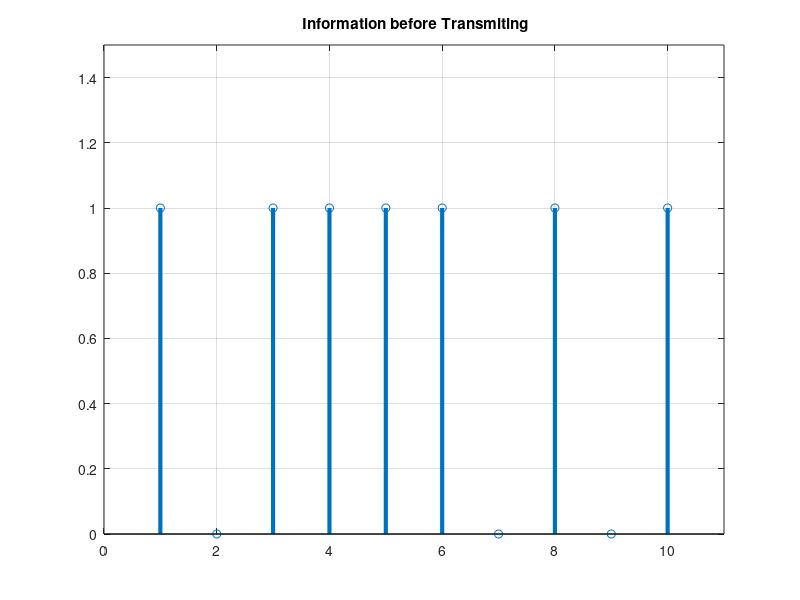
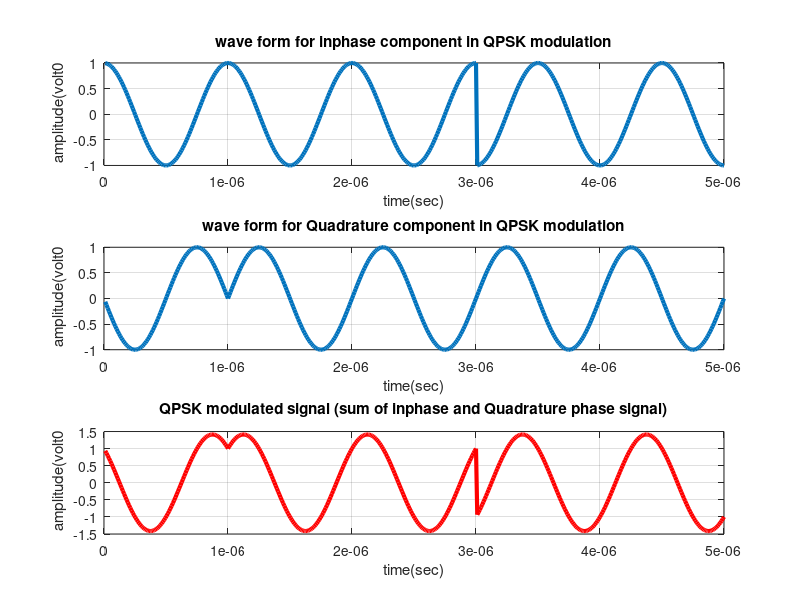

Source code (MATLAB) for these figures, in order:
data= round(rand(1,10));
figure(1)
stem(data, 'linewidth',3), grid on;
title('  Information before Transmiting ');
axis([ 0 11 0 1.5]);
data_NZR=2*data-1; % Data Represented at NZR form for QPSK modulation
s_p_data=reshape(data_NZR,2,length(data)/2);  % S/P convertion of data
br=10.^6; %Let us transmission bit rate  1000000
f=br; % minimum carrier frequency
T=1/br; % bit duration
t=T/99:T/99:T; % Time vector for one bit information
% XXXXXXXXXXXXXXXXXXXXXXX QPSK modulatio  XXXXXXXXXXXXXXXXXXXXXXXXXXXXXXXXX
y=[];
y_in=[];
y_qd=[];
for(i=1:length(data)/2)
    y1=s_p_data(1,i)*cos(2*pi*f*t); % inphase component
    y2=s_p_data(2,i)*sin(2*pi*f*t) ;% Quadrature component
    y_in=[y_in y1]; % inphase signal vector
    y_qd=[y_qd y2]; %quadrature signal vector
    y=[y y1+y2]; % modulated signal vector
end
Tx_sig=y; % transmitting signal after modulation
tt=T/99:T/99:(T*length(data))/2;
figure(2)
subplot(3,1,1);
plot(tt,y_in,'linewidth',3), grid on;
title(' wave form for inphase component in QPSK modulation ');
xlabel('time(sec)');
ylabel(' amplitude(volt0');
subplot(3,1,2);
plot(tt,y_qd,'linewidth',3), grid on;
title(' wave form for Quadrature component in QPSK modulation ');
xlabel('time(sec)');
ylabel(' amplitude(volt0');
subplot(3,1,3);
plot(tt,Tx_sig,'r','linewidth',3), grid on;
title('QPSK modulated signal (sum of inphase and Quadrature phase signal)');
xlabel('time(sec)');
ylabel(' amplitude(volt0');
